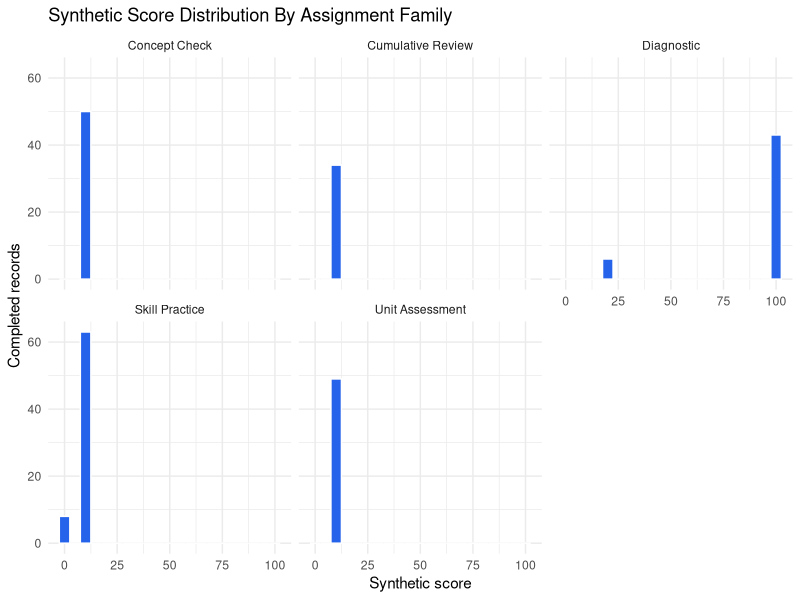

Write the R code that produced this figure.
## ---- chunk 1
knitr::opts_chunk$set(echo = TRUE, message = FALSE, warning = FALSE)
## ---- chunk 2
wide_gradebook <- read.csv("data/synthetic/synthetic_gradebook.csv", stringsAsFactors = FALSE, check.names = FALSE)
score_records <- read.csv("data/synthetic/synthetic_student_scores_long.csv", stringsAsFactors = FALSE)
assignment_metadata <- read.csv("data/synthetic/synthetic_assignment_metadata.csv", stringsAsFactors = FALSE)

str(wide_gradebook)
str(score_records)
str(assignment_metadata)
## ---- chunk 3
data.frame(
  Metric = c(
    "Wide gradebook rows",
    "Wide gradebook columns",
    "Long-form score records",
    "Synthetic students",
    "Synthetic sections",
    "Assignment metadata rows",
    "Assignment families",
    "Skill domains"
  ),
  Value = c(
    nrow(wide_gradebook),
    ncol(wide_gradebook),
    nrow(score_records),
    length(unique(score_records$synthetic_student_id)),
    length(unique(score_records$synthetic_section)),
    nrow(assignment_metadata),
    length(unique(score_records$assignment_family)),
    length(unique(score_records$skill_domain))
  )
)
## ---- chunk 4
completion_summary <- aggregate(
  completed ~ assignment_family,
  data = score_records,
  FUN = function(x) round(100 * mean(x), 1)
)
names(completion_summary)[names(completion_summary) == "completed"] <- "completion_rate"
completion_summary
## ---- chunk 5
missingness_summary <- as.data.frame(table(score_records$missingness_reason))
names(missingness_summary) <- c("missingness_reason", "records")
missingness_summary[order(-missingness_summary$records), ]
## ---- chunk 6
completed_scores <- score_records[score_records$completed & !is.na(score_records$score), ]
if (any(!is.na(completed_scores$score_percent))) {
  completed_scores$score_metric <- completed_scores$score_percent
  score_metric_label <- "Score percent"
} else {
  completed_scores$score_metric <- completed_scores$score
  score_metric_label <- "Synthetic score"
}

data.frame(
  Metric = c("Completed score records", paste("Mean", score_metric_label), paste("Median", score_metric_label), paste(score_metric_label, "SD")),
  Value = c(
    nrow(completed_scores),
    round(mean(completed_scores$score_metric), 1),
    round(median(completed_scores$score_metric), 1),
    round(sd(completed_scores$score_metric), 1)
  )
)
## ---- chunk 7
if (requireNamespace("ggplot2", quietly = TRUE)) {
  ggplot2::ggplot(completed_scores, ggplot2::aes(score_metric)) +
    ggplot2::geom_histogram(binwidth = 5, fill = "#2563eb", color = "white") +
    ggplot2::facet_wrap(~ assignment_family) +
    ggplot2::labs(
      title = "Synthetic Score Distribution By Assignment Family",
      x = score_metric_label,
      y = "Completed records"
    ) +
    ggplot2::theme_minimal()
} else {
  hist(completed_scores$score_metric, breaks = 20, main = "Synthetic Score Distribution", xlab = score_metric_label)
}
## ---- chunk 8
aggregate(
  score_metric ~ ability_band + engagement_band,
  data = completed_scores,
  FUN = function(x) round(mean(x), 1)
)
## ---- chunk 9
aggregate(
  completed ~ risk_band,
  data = score_records,
  FUN = function(x) round(100 * mean(x), 1)
)
